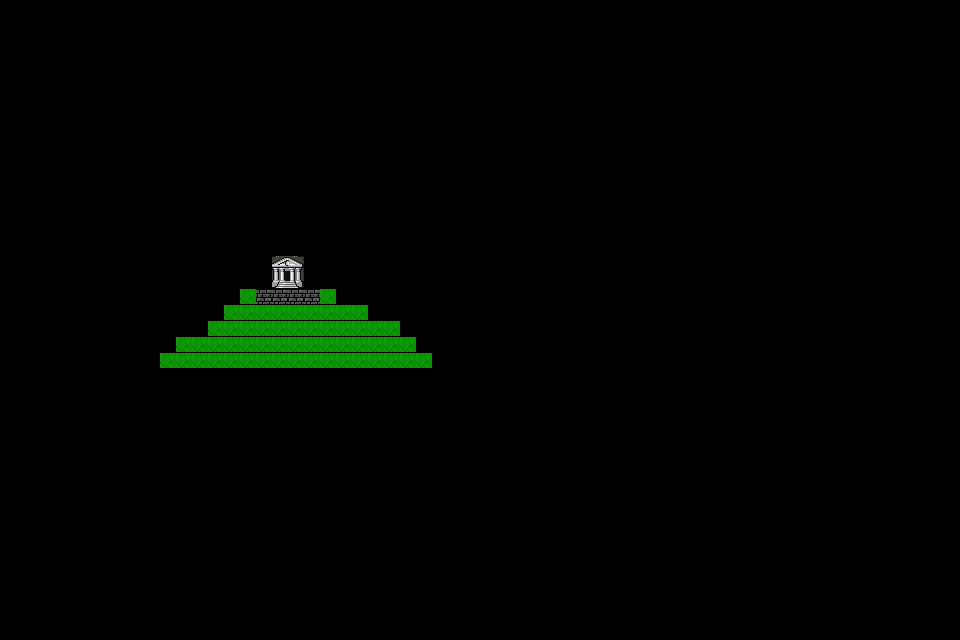

This is a level from a 2D game, rendered from its Tiled map with the project's own tilesets. A one-line summary and the map file follow, with tile-layer data summarised:
An orthogonal 60x40 tile map with 16x16 px tiles, 2 tile layers (background, walls) and 1 object (Player).

<map version="1.4" tiledversion="1.4.2" orientation="orthogonal" renderorder="right-down" width="60" height="40" tilewidth="16" tileheight="16" infinite="0" nextlayerid="5" nextobjectid="9">
 <tileset firstgid="1" name="number2" tilewidth="16" tileheight="16" tilecount="2852" columns="46">
  <image source="tilesets/tilesetspolu.png" width="736" height="1000" />
 </tileset>
 <layer id="1" name="background" width="60" height="40">
  <data>[2400 cells, 63 non-empty, 6 distinct tile ids]</data>
 </layer>
 <layer id="3" name="walls" width="60" height="40">
  <data>[2400 cells, 0 non-empty, 0 distinct tile ids]</data>
 </layer>
 <objectgroup id="4" name="objects">
  <object id="6" name="player" type="Player" x="40.3999" y="533.262" width="34.0259" height="39.3633" />
 </objectgroup>
</map>
